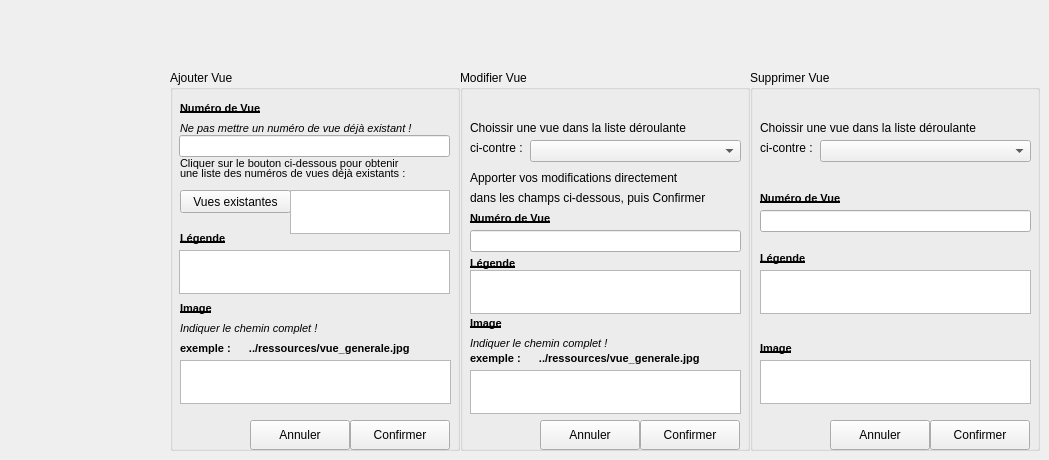
      <widget class="QWidget" name="tbGestionVue">
       <attribute name="title">
        <string>Gestion des vues...</string>
       </attribute>
       <widget class="QGroupBox" name="gbModifierVue">
        <property name="geometry">
         <rect>
          <x>460</x>
          <y>70</y>
          <width>290</width>
          <height>381</height>
         </rect>
        </property>
        <property name="title">
         <string>Modifier Vue</string>
        </property>
        <widget class="QLabel" name="label_51">
         <property name="geometry">
          <rect>
           <x>10</x>
           <y>50</y>
           <width>261</width>
           <height>16</height>
          </rect>
         </property>
         <property name="text">
          <string>Choissir une vue dans la liste déroulante</string>
         </property>
        </widget>
        <widget class="QComboBox" name="cBoxVueMod">
         <property name="geometry">
          <rect>
           <x>70</x>
           <y>70</y>
           <width>211</width>
           <height>22</height>
          </rect>
         </property>
        </widget>
        <widget class="QLabel" name="label_52">
         <property name="geometry">
          <rect>
           <x>10</x>
           <y>70</y>
           <width>71</width>
           <height>16</height>
          </rect>
         </property>
         <property name="text">
          <string>ci-contre :</string>
         </property>
        </widget>
        <widget class="QLabel" name="label_54">
         <property name="geometry">
          <rect>
           <x>10</x>
           <y>185</y>
           <width>61</width>
           <height>16</height>
          </rect>
         </property>
         <property name="font">
          <font>
           <pointsize>8</pointsize>
           <weight>75</weight>
           <bold>true</bold>
           <underline>true</underline>
          </font>
         </property>
         <property name="text">
          <string>Légende</string>
         </property>
        </widget>
        <widget class="QLabel" name="label_55">
         <property name="geometry">
          <rect>
           <x>10</x>
           <y>245</y>
           <width>61</width>
           <height>16</height>
          </rect>
         </property>
         <property name="font">
          <font>
           <pointsize>8</pointsize>
           <weight>75</weight>
           <bold>true</bold>
           <underline>true</underline>
          </font>
         </property>
         <property name="text">
          <string>Image</string>
         </property>
        </widget>
        <widget class="QTextEdit" name="txtVueLegendeMod">
         <property name="geometry">
          <rect>
           <x>10</x>
           <y>200</y>
           <width>271</width>
           <height>44</height>
          </rect>
         </property>
        </widget>
        <widget class="QLabel" name="label_53">
         <property name="geometry">
          <rect>
           <x>10</x>
           <y>265</y>
           <width>171</width>
           <height>16</height>
          </rect>
         </property>
         <property name="font">
          <font>
           <pointsize>8</pointsize>
           <italic>true</italic>
          </font>
         </property>
         <property name="text">
          <string>Indiquer le chemin complet !</string>
         </property>
        </widget>
        <widget class="QLabel" name="label_56">
         <property name="geometry">
          <rect>
           <x>10</x>
           <y>280</y>
           <width>281</width>
           <height>16</height>
          </rect>
         </property>
         <property name="font">
          <font>
           <pointsize>8</pointsize>
           <weight>75</weight>
           <italic>false</italic>
           <bold>true</bold>
          </font>
         </property>
         <property name="text">
          <string>exemple :      ../ressources/vue_generale.jpg</string>
         </property>
        </widget>
        <widget class="QTextEdit" name="txtVueImageMod">
         <property name="geometry">
          <rect>
           <x>10</x>
           <y>300</y>
           <width>271</width>
           <height>44</height>
          </rect>
         </property>
        </widget>
        <widget class="QLabel" name="label_57">
         <property name="geometry">
          <rect>
           <x>10</x>
           <y>100</y>
           <width>261</width>
           <height>16</height>
          </rect>
         </property>
         <property name="font">
          <font>
           <weight>50</weight>
           <bold>false</bold>
          </font>
         </property>
         <property name="text">
          <string>Apporter vos modifications directement</string>
         </property>
        </widget>
        <widget class="QLabel" name="label_58">
         <property name="geometry">
          <rect>
           <x>10</x>
           <y>120</y>
           <width>271</width>
           <height>16</height>
          </rect>
         </property>
         <property name="text">
          <string>dans les champs ci-dessous, puis Confirmer</string>
         </property>
        </widget>
        <widget class="QPushButton" name="btAnnulerVueMod">
         <property name="geometry">
          <rect>
           <x>80</x>
           <y>350</y>
           <width>100</width>
           <height>30</height>
          </rect>
         </property>
         <property name="text">
          <string>Annuler</string>
         </property>
         <property name="icon">
          <iconset>
           <normaloff>C:/Users/Tom/Documents/ECOLE/BTS_IRIS_2/SuPerL/LINUX/FONCTIONNEL_RV1/Projet_Config/ressources/ButtonClose.png</normaloff>C:/Users/Tom/Documents/ECOLE/BTS_IRIS_2/SuPerL/LINUX/FONCTIONNEL_RV1/Projet_Config/ressources/ButtonClose.png</iconset>
         </property>
        </widget>
        <widget class="QPushButton" name="btOkVueMod">
         <property name="geometry">
          <rect>
           <x>180</x>
           <y>350</y>
           <width>100</width>
           <height>30</height>
          </rect>
         </property>
         <property name="text">
          <string>Confirmer</string>
         </property>
         <property name="icon">
          <iconset>
           <normaloff>C:/Users/Tom/Documents/ECOLE/BTS_IRIS_2/SuPerL/LINUX/FONCTIONNEL_RV1/ressources/bt_ok.png</normaloff>C:/Users/Tom/Documents/ECOLE/BTS_IRIS_2/SuPerL/LINUX/FONCTIONNEL_RV1/ressources/bt_ok.png</iconset>
         </property>
        </widget>
        <widget class="QLabel" name="label_64">
         <property name="geometry">
          <rect>
           <x>230</x>
           <y>2</y>
           <width>51</width>
           <height>51</height>
          </rect>
         </property>
         <property name="text">
          <string/>
         </property>
         <property name="pixmap">
          <pixmap>C:/Users/Tom/Documents/ECOLE/BTS_IRIS_2/SuPerL/LINUX/FONCTIONNEL_RV1/Projet_Config/ressources/modifier.png</pixmap>
         </property>
        </widget>
        <widget class="QLineEdit" name="lEditNumVueMod">
         <property name="geometry">
          <rect>
           <x>10</x>
           <y>160</y>
           <width>271</width>
           <height>22</height>
          </rect>
         </property>
        </widget>
        <widget class="QLabel" name="label_150">
         <property name="geometry">
          <rect>
           <x>10</x>
           <y>140</y>
           <width>121</width>
           <height>16</height>
          </rect>
         </property>
         <property name="font">
          <font>
           <pointsize>8</pointsize>
           <weight>75</weight>
           <bold>true</bold>
           <underline>true</underline>
          </font>
         </property>
         <property name="text">
          <string>Numéro de Vue</string>
         </property>
        </widget>
        <zorder>cBoxVueMod</zorder>
        <zorder>label_52</zorder>
        <zorder>label_54</zorder>
        <zorder>label_55</zorder>
        <zorder>txtVueLegendeMod</zorder>
        <zorder>label_53</zorder>
        <zorder>label_56</zorder>
        <zorder>txtVueImageMod</zorder>
        <zorder>label_57</zorder>
        <zorder>label_58</zorder>
        <zorder>btAnnulerVueMod</zorder>
        <zorder>btOkVueMod</zorder>
        <zorder>label_64</zorder>
        <zorder>label_51</zorder>
        <zorder>lEditNumVueMod</zorder>
        <zorder>label_150</zorder>
       </widget>
       <widget class="QGroupBox" name="gbAjouterVue">
        <property name="geometry">
         <rect>
          <x>170</x>
          <y>70</y>
          <width>290</width>
          <height>381</height>
         </rect>
        </property>
        <property name="title">
         <string>Ajouter Vue</string>
        </property>
        <widget class="QLabel" name="label_43">
         <property name="geometry">
          <rect>
           <x>10</x>
           <y>30</y>
           <width>121</width>
           <height>16</height>
          </rect>
         </property>
         <property name="font">
          <font>
           <pointsize>8</pointsize>
           <weight>75</weight>
           <bold>true</bold>
           <underline>true</underline>
          </font>
         </property>
         <property name="text">
          <string>Numéro de Vue</string>
         </property>
        </widget>
        <widget class="QLineEdit" name="lEditNumVueAdd">
         <property name="geometry">
          <rect>
           <x>9</x>
           <y>65</y>
           <width>271</width>
           <height>22</height>
          </rect>
         </property>
        </widget>
        <widget class="QLabel" name="label_44">
         <property name="geometry">
          <rect>
           <x>10</x>
           <y>85</y>
           <width>251</width>
           <height>16</height>
          </rect>
         </property>
         <property name="font">
          <font>
           <pointsize>8</pointsize>
          </font>
         </property>
         <property name="text">
          <string>Cliquer sur le bouton ci-dessous pour obtenir</string>
         </property>
        </widget>
        <widget class="QLabel" name="label_45">
         <property name="geometry">
          <rect>
           <x>10</x>
           <y>95</y>
           <width>271</width>
           <height>16</height>
          </rect>
         </property>
         <property name="font">
          <font>
           <pointsize>8</pointsize>
          </font>
         </property>
         <property name="text">
          <string>une liste des numéros de vues déjà existants :</string>
         </property>
        </widget>
        <widget class="QPushButton" name="btVueExistante">
         <property name="geometry">
          <rect>
           <x>10</x>
           <y>120</y>
           <width>111</width>
           <height>23</height>
          </rect>
         </property>
         <property name="text">
          <string>Vues existantes</string>
         </property>
        </widget>
        <widget class="QTextEdit" name="txtVueExiste">
         <property name="geometry">
          <rect>
           <x>120</x>
           <y>120</y>
           <width>160</width>
           <height>44</height>
          </rect>
         </property>
         <property name="cursor" stdset="0">
          <cursorShape>ForbiddenCursor</cursorShape>
         </property>
         <property name="mouseTracking">
          <bool>false</bool>
         </property>
         <property name="textInteractionFlags">
          <set>Qt::TextSelectableByMouse</set>
         </property>
        </widget>
        <widget class="QLabel" name="label_46">
         <property name="geometry">
          <rect>
           <x>10</x>
           <y>50</y>
           <width>281</width>
           <height>16</height>
          </rect>
         </property>
         <property name="font">
          <font>
           <pointsize>8</pointsize>
           <italic>true</italic>
          </font>
         </property>
         <property name="text">
          <string>Ne pas mettre un numéro de vue déjà existant !</string>
         </property>
        </widget>
        <widget class="QLabel" name="label_47">
         <property name="geometry">
          <rect>
           <x>10</x>
           <y>160</y>
           <width>61</width>
           <height>16</height>
          </rect>
         </property>
         <property name="font">
          <font>
           <pointsize>8</pointsize>
           <weight>75</weight>
           <bold>true</bold>
           <underline>true</underline>
          </font>
         </property>
         <property name="text">
          <string>Légende</string>
         </property>
        </widget>
        <widget class="QTextEdit" name="txtVueLegendeAdd">
         <property name="geometry">
          <rect>
           <x>9</x>
           <y>180</y>
           <width>271</width>
           <height>44</height>
          </rect>
         </property>
        </widget>
        <widget class="QLabel" name="label_48">
         <property name="geometry">
          <rect>
           <x>10</x>
           <y>230</y>
           <width>61</width>
           <height>16</height>
          </rect>
         </property>
         <property name="font">
          <font>
           <pointsize>8</pointsize>
           <weight>75</weight>
           <bold>true</bold>
           <underline>true</underline>
          </font>
         </property>
         <property name="text">
          <string>Image</string>
         </property>
        </widget>
        <widget class="QTextEdit" name="txtVueImageAdd">
         <property name="geometry">
          <rect>
           <x>10</x>
           <y>290</y>
           <width>271</width>
           <height>44</height>
          </rect>
         </property>
        </widget>
        <widget class="QLabel" name="label_49">
         <property name="geometry">
          <rect>
           <x>10</x>
           <y>270</y>
           <width>281</width>
           <height>16</height>
          </rect>
         </property>
         <property name="font">
          <font>
           <pointsize>8</pointsize>
           <weight>75</weight>
           <italic>false</italic>
           <bold>true</bold>
          </font>
         </property>
         <property name="text">
          <string>exemple :      ../ressources/vue_generale.jpg</string>
         </property>
        </widget>
        <widget class="QLabel" name="label_50">
         <property name="geometry">
          <rect>
           <x>10</x>
           <y>250</y>
           <width>281</width>
           <height>16</height>
          </rect>
         </property>
         <property name="font">
          <font>
           <pointsize>8</pointsize>
           <italic>true</italic>
          </font>
         </property>
         <property name="text">
          <string>Indiquer le chemin complet !</string>
         </property>
        </widget>
        <widget class="QPushButton" name="btAnnulerVueAdd">
         <property name="geometry">
          <rect>
           <x>80</x>
           <y>350</y>
           <width>100</width>
           <height>30</height>
          </rect>
         </property>
         <property name="text">
          <string>Annuler</string>
         </property>
         <property name="icon">
          <iconset>
           <normaloff>C:/Users/Tom/Documents/ECOLE/BTS_IRIS_2/SuPerL/LINUX/FONCTIONNEL_RV1/Projet_Config/ressources/ButtonClose.png</normaloff>C:/Users/Tom/Documents/ECOLE/BTS_IRIS_2/SuPerL/LINUX/FONCTIONNEL_RV1/Projet_Config/ressources/ButtonClose.png</iconset>
         </property>
        </widget>
        <widget class="QPushButton" name="btOkVueAdd">
         <property name="geometry">
          <rect>
           <x>180</x>
           <y>350</y>
           <width>100</width>
           <height>30</height>
          </rect>
         </property>
         <property name="text">
          <string>Confirmer</string>
         </property>
         <property name="icon">
          <iconset>
           <normaloff>C:/Users/Tom/Documents/ECOLE/BTS_IRIS_2/SuPerL/LINUX/FONCTIONNEL_RV1/Projet_Config/ressources/bt_ok.png</normaloff>C:/Users/Tom/Documents/ECOLE/BTS_IRIS_2/SuPerL/LINUX/FONCTIONNEL_RV1/Projet_Config/ressources/bt_ok.png</iconset>
         </property>
        </widget>
        <widget class="QLabel" name="label_63">
         <property name="geometry">
          <rect>
           <x>230</x>
           <y>0</y>
           <width>51</width>
           <height>51</height>
          </rect>
         </property>
         <property name="text">
          <string/>
         </property>
         <property name="pixmap">
          <pixmap>C:/Users/Tom/Documents/ECOLE/BTS_IRIS_2/SuPerL/LINUX/FONCTIONNEL_RV1/Projet_Config/ressources/new.png</pixmap>
         </property>
        </widget>
       </widget>
       <widget class="QGroupBox" name="gbSupprimerVue">
        <property name="geometry">
         <rect>
          <x>750</x>
          <y>70</y>
          <width>290</width>
          <height>381</height>
         </rect>
        </property>
        <property name="title">
         <string>Supprimer Vue</string>
        </property>
        <widget class="QLabel" name="label_59">
         <property name="geometry">
          <rect>
           <x>10</x>
           <y>50</y>
           <width>261</width>
           <height>16</height>
          </rect>
         </property>
         <property name="text">
          <string>Choissir une vue dans la liste déroulante</string>
         </property>
        </widget>
        <widget class="QLabel" name="label_60">
         <property name="geometry">
          <rect>
           <x>10</x>
           <y>70</y>
           <width>71</width>
           <height>16</height>
          </rect>
         </property>
         <property name="text">
          <string>ci-contre :</string>
         </property>
        </widget>
        <widget class="QComboBox" name="cBoxVueSupp">
         <property name="geometry">
          <rect>
           <x>70</x>
           <y>70</y>
           <width>211</width>
           <height>22</height>
          </rect>
         </property>
        </widget>
        <widget class="QLabel" name="label_61">
         <property name="geometry">
          <rect>
           <x>10</x>
           <y>180</y>
           <width>61</width>
           <height>16</height>
          </rect>
         </property>
         <property name="font">
          <font>
           <pointsize>8</pointsize>
           <weight>75</weight>
           <bold>true</bold>
           <underline>true</underline>
          </font>
         </property>
         <property name="text">
          <string>Légende</string>
         </property>
        </widget>
        <widget class="QTextEdit" name="txtVueLegendeSupp">
         <property name="geometry">
          <rect>
           <x>10</x>
           <y>200</y>
           <width>271</width>
           <height>44</height>
          </rect>
         </property>
         <property name="cursor" stdset="0">
          <cursorShape>ForbiddenCursor</cursorShape>
         </property>
         <property name="textInteractionFlags">
          <set>Qt::TextSelectableByMouse</set>
         </property>
        </widget>
        <widget class="QLabel" name="label_62">
         <property name="geometry">
          <rect>
           <x>10</x>
           <y>270</y>
           <width>61</width>
           <height>16</height>
          </rect>
         </property>
         <property name="font">
          <font>
           <pointsize>8</pointsize>
           <weight>75</weight>
           <bold>true</bold>
           <underline>true</underline>
          </font>
         </property>
         <property name="text">
          <string>Image</string>
         </property>
        </widget>
        <widget class="QTextEdit" name="txtVueImageSupp">
         <property name="geometry">
          <rect>
           <x>10</x>
           <y>290</y>
           <width>271</width>
           <height>44</height>
          </rect>
         </property>
         <property name="cursor" stdset="0">
          <cursorShape>ForbiddenCursor</cursorShape>
         </property>
         <property name="textInteractionFlags">
          <set>Qt::TextSelectableByMouse</set>
         </property>
        </widget>
        <widget class="QPushButton" name="btannulerVueSupp">
         <property name="geometry">
          <rect>
           <x>80</x>
           <y>350</y>
           <width>100</width>
           <height>30</height>
          </rect>
         </property>
         <property name="text">
          <string>Annuler</string>
         </property>
         <property name="icon">
          <iconset>
           <normaloff>C:/Users/Tom/Documents/ECOLE/BTS_IRIS_2/SuPerL/LINUX/FONCTIONNEL_RV1/Projet_Config/ressources/ButtonClose.png</normaloff>C:/Users/Tom/Documents/ECOLE/BTS_IRIS_2/SuPerL/LINUX/FONCTIONNEL_RV1/Projet_Config/ressources/ButtonClose.png</iconset>
         </property>
        </widget>
        <widget class="QPushButton" name="btOKVueSupp">
         <property name="geometry">
          <rect>
           <x>180</x>
           <y>350</y>
           <width>100</width>
           <height>30</height>
          </rect>
         </property>
         <property name="text">
          <string>Confirmer</string>
         </property>
         <property name="icon">
          <iconset>
           <normaloff>C:/Users/Tom/Documents/ECOLE/BTS_IRIS_2/SuPerL/LINUX/FONCTIONNEL_RV1/ressources/bt_ok.png</normaloff>C:/Users/Tom/Documents/ECOLE/BTS_IRIS_2/SuPerL/LINUX/FONCTIONNEL_RV1/ressources/bt_ok.png</iconset>
         </property>
        </widget>
        <widget class="QLabel" name="label_65">
         <property name="geometry">
          <rect>
           <x>230</x>
           <y>0</y>
           <width>51</width>
           <height>51</height>
          </rect>
         </property>
         <property name="text">
          <string/>
         </property>
         <property name="pixmap">
          <pixmap>C:/Users/Tom/Documents/ECOLE/BTS_IRIS_2/SuPerL/LINUX/FONCTIONNEL_RV1/Projet_Config/ressources/supprimer.png</pixmap>
         </property>
        </widget>
        <widget class="QLineEdit" name="lEditNumVueSupp">
         <property name="geometry">
          <rect>
           <x>10</x>
           <y>140</y>
           <width>271</width>
           <height>22</height>
          </rect>
         </property>
         <property name="cursor">
          <cursorShape>ForbiddenCursor</cursorShape>
         </property>
         <property name="readOnly">
          <bool>true</bool>
         </property>
        </widget>
        <widget class="QLabel" name="label_152">
         <property name="geometry">
          <rect>
           <x>10</x>
           <y>120</y>
           <width>121</width>
           <height>16</height>
          </rect>
         </property>
         <property name="font">
          <font>
           <pointsize>8</pointsize>
           <weight>75</weight>
           <bold>true</bold>
           <underline>true</underline>
          </font>
         </property>
         <property name="text">
          <string>Numéro de Vue</string>
         </property>
        </widget>
       </widget>
      </widget>
